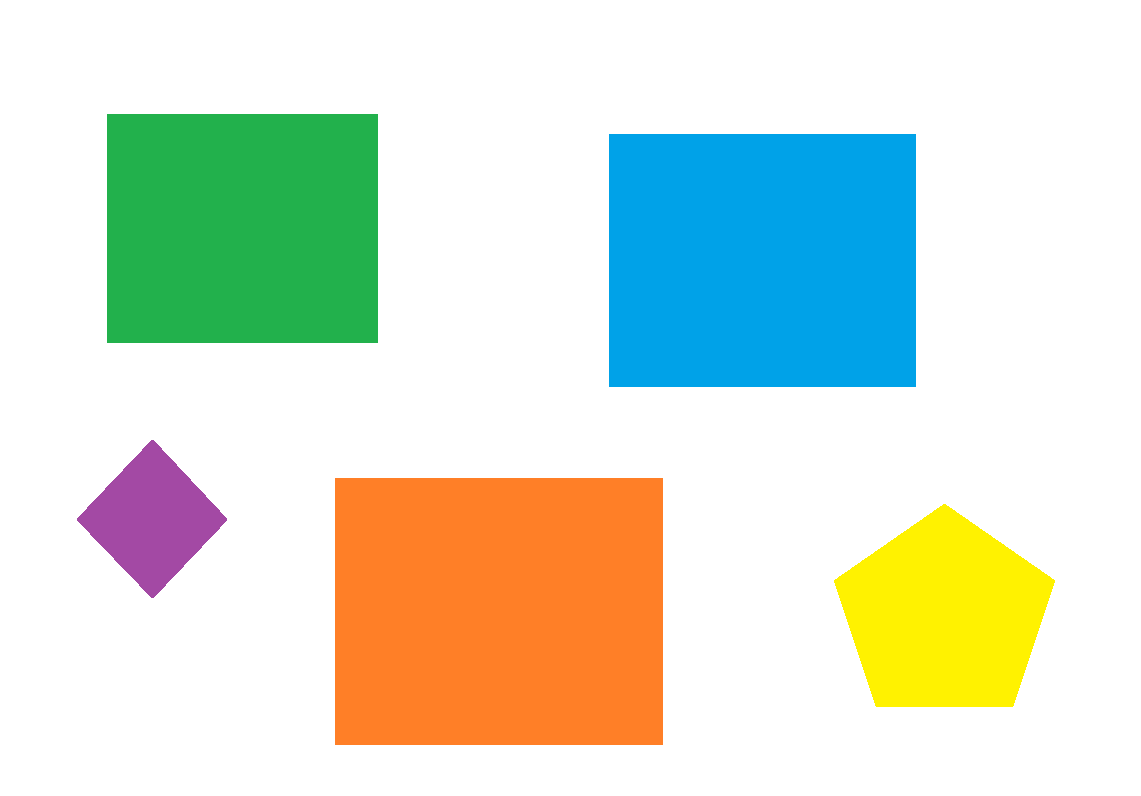
%> input picture test2.png, 1141 x 796 px
$ octave Program.m   (GNU Octave 9; MATLAB toolbox functions it lacks are replaced by stand-ins)
%> lines starting %> are read from the running program, lines starting %| are printed output that depends on the picture; in (x1, y1, x2, y2) boxes, pixels count from 0 and x2, y2 are one past the last pixel; in counts of white or black regions, pixels touching at a corner belong together; the program's own positions count from 1
%> further down, I is the input picture: size 796x1141x3 uint8; mean R, G, B 216.9, 226.5, 210
### createMask.m
function [BW,maskedRGBImage] = createMask(RGB,color)
%> called with color = 'ORANGE'
%  The segmentation mask is returned in BW, and a composite of the mask and
%  original RGB images is returned in maskedRGBImage.

% Convert RGB image to chosen color space
I = rgb2hsv(RGB);
%> I: size 796x1141x3 double; mean H, S, V 0.0963, 0.264, 0.967

if color == "RED"
    % Define thresholds for Hue
    hueMin = 0.942;
    hueMax = 0.042;

    % Define thresholds for Saturation
    saturationMin = 0.000;
    saturationMax = 1.000;

    % Define thresholds for Value
    valueMin = 0.000;
    valueMax = 1.000;

    % Create mask based on chosen histogram thresholds
    sliderBW = ( (I(:,:,1) >= hueMin) | (I(:,:,1) <= hueMax) ) & ...
        (I(:,:,2) >=saturationMin ) & (I(:,:,2) <=saturationMax) & ...
        (I(:,:,3) >= valueMin ) & (I(:,:,3) <= valueMax);
    BW = sliderBW;
end

if color == "ORANGE"
    hueMin = 1.000;
    hueMax = 0.133;

    % Define thresholds for Saturation
    saturationMin = 0.000;
    saturationMax = 1.000;

    % Define thresholds for Value
    valueMin = 0.000;
    valueMax = 1.000;

    % Create mask based on chosen histogram thresholds
    sliderBW = ( (I(:,:,1) >= hueMin) | (I(:,:,1) <= hueMax) ) & ...
        (I(:,:,2) >=saturationMin ) & (I(:,:,2) <=saturationMax) & ...
        (I(:,:,3) >= valueMin ) & (I(:,:,3) <= valueMax);
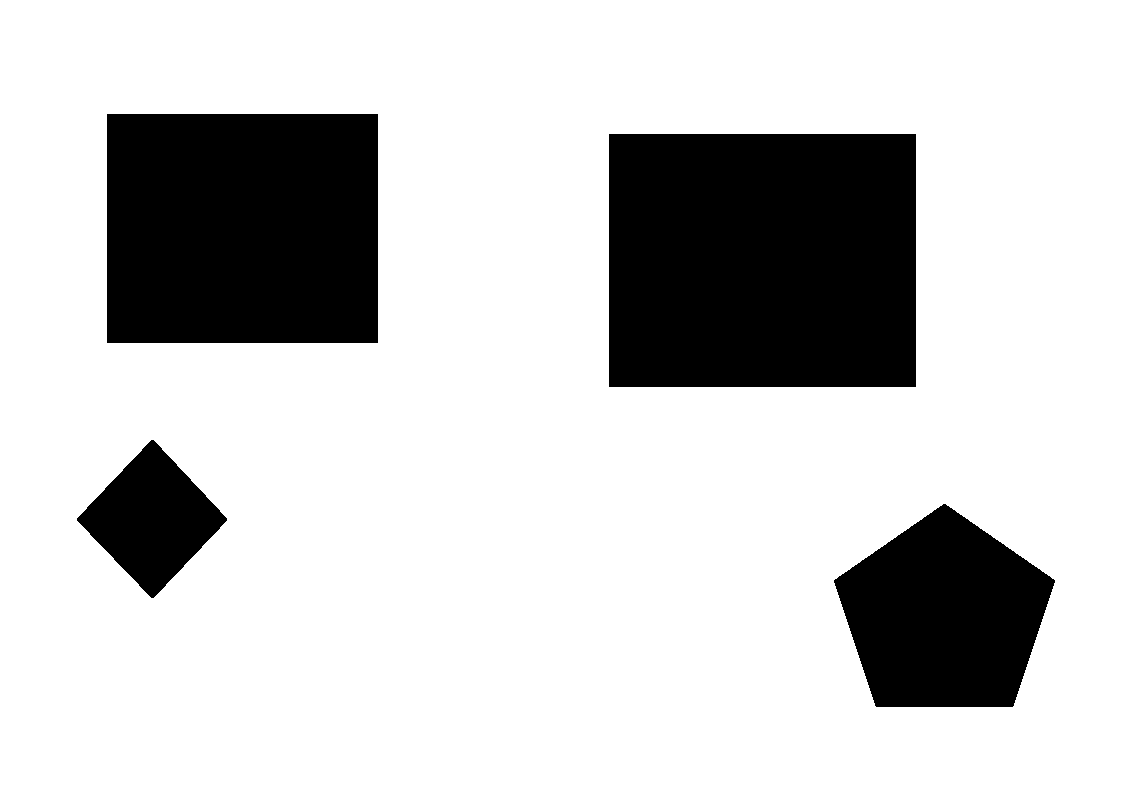
%> sliderBW: size 796x1141 logical; 79.8% white; 4 black regions, box (x1, y1, x2, y2) and area: (609, 134, 916, 387) 77671, (107, 114, 378, 343) 62059, (834, 504, 1055, 707) 31238, (77, 440, 227, 598) 12172
    BW = sliderBW;
end

if color == "YELLOW"
    % Define thresholds for Hue
    hueMin = 0.140;
    hueMax = 0.228;

    % Define thresholds for Saturation
    saturationMin = 0.000;
    saturationMax = 1.000;

    % Define thresholds for Value
    valueMin = 0.000;
    valueMax = 1.000;

    % Create mask based on chosen histogram thresholds
    sliderBW = (I(:,:,1) >= hueMin ) & (I(:,:,1) <= hueMax) & ...
        (I(:,:,2) >=saturationMin ) & (I(:,:,2) <=saturationMax) & ...
        (I(:,:,3) >= valueMin ) & (I(:,:,3) <= valueMax);

    BW = sliderBW;

end

if color == "GREEN"

    % Define thresholds for Hue
    hueMin = 0.213;
    hueMax = 0.487;

    % Define thresholds for Saturation
    saturationMin = 0.000;
    saturationMax = 1.000;

    % Define thresholds for Value
    valueMin = 0.000;
    valueMax = 1.000;

    % Create mask based on chosen histogram thresholds
    sliderBW = (I(:,:,1) >= hueMin ) & (I(:,:,1) <= hueMax) & ...
        (I(:,:,2) >=saturationMin ) & (I(:,:,2) <=saturationMax) & ...
        (I(:,:,3) >= valueMin ) & (I(:,:,3) <= valueMax);
    BW = sliderBW;
end

if color == "BLUE"
    hueMin = 0.494;
    hueMax = 0.782;

    % Define thresholds for Saturation
    saturationMin = 0.000;
    saturationMax = 1.000;

    % Define thresholds for Value
    valueMin = 0.000;
    valueMax = 1.000;

    % Create mask based on chosen histogram thresholds
    sliderBW = (I(:,:,1) >= hueMin ) & (I(:,:,1) <= hueMax) & ...
        (I(:,:,2) >=saturationMin ) & (I(:,:,2) <=saturationMax) & ...
        (I(:,:,3) >= valueMin ) & (I(:,:,3) <= valueMax);
    BW = sliderBW;
end

if color == "VIOLET"
    % Define thresholds for Hue
    hueMin = 0.768;
    hueMax = 0.942;

    % Define thresholds for Saturation
    saturationMin = 0.000;
    saturationMax = 1.000;

    % Define thresholds for Value
    valueMin = 0.000;
    valueMax = 1.000;

    % Create mask based on chosen histogram thresholds
    sliderBW = (I(:,:,1) >= hueMin ) & (I(:,:,1) <= hueMax) & ...
        (I(:,:,2) >= saturationMin ) & (I(:,:,2) <= saturationMax) & ...
        (I(:,:,3) >= valueMin ) & (I(:,:,3) <= valueMax);
    BW = sliderBW;
end

% Initialize output masked image based on input image.
maskedRGBImage = RGB;

% Set background pixels where BW is false to zero.
maskedRGBImage(repmat(~BW,[1 1 3])) = 0;
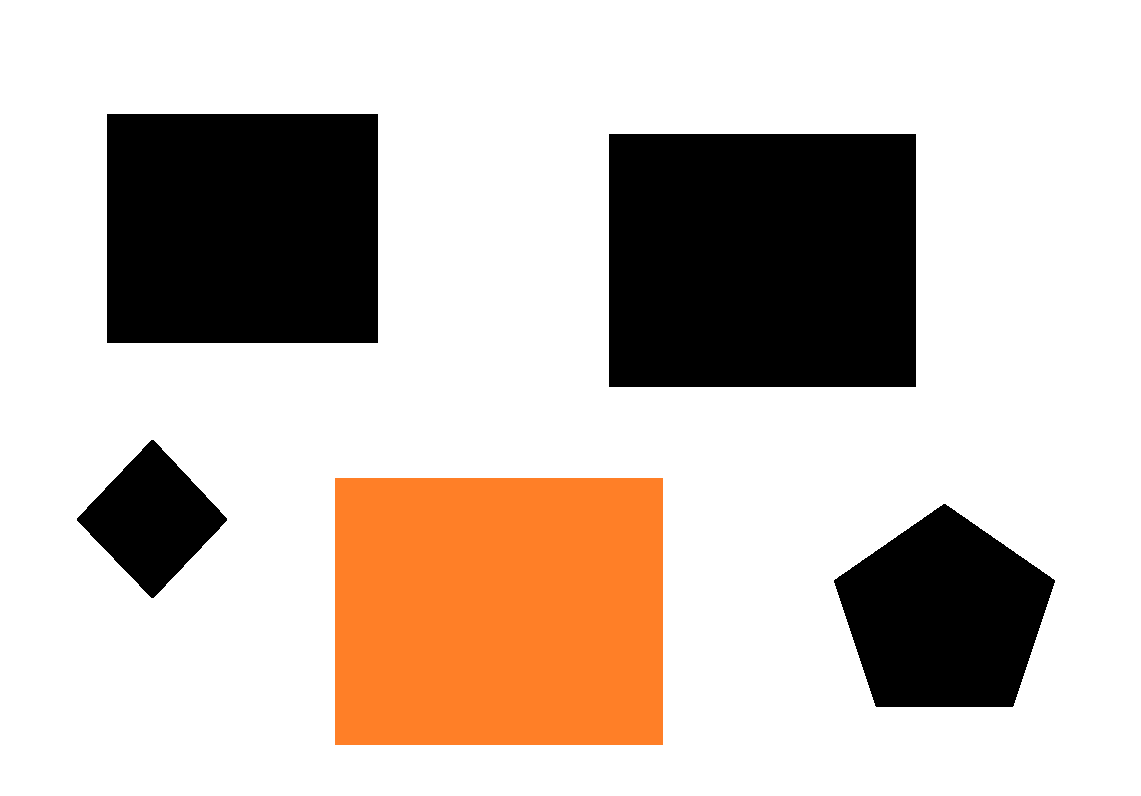
%> maskedRGBImage: size 796x1141x3 uint8; mean R, G, B 203.6, 191.2, 182.8

end

### Program.m
% read the original image
I = imread('test2.png');


% colors = ["RED","ORANGE","YELLOW","GREEN","BLUE","VIOLET"];

% set color to filter
color = "ORANGE";

% call createMask function to get the mask and the filtered image
[BW,maskedRGBImage] = createMask(I,color);

% plot the original image, mask and filtered image all in one figure
subplot(1,3,1);imshow(I);title('Original Image');
subplot(1,3,2);imshow(BW);title('Mask');
subplot(1,3,3);imshow(maskedRGBImage);title('Filtered Image');

$ run again, with UI.png copied over test2.png
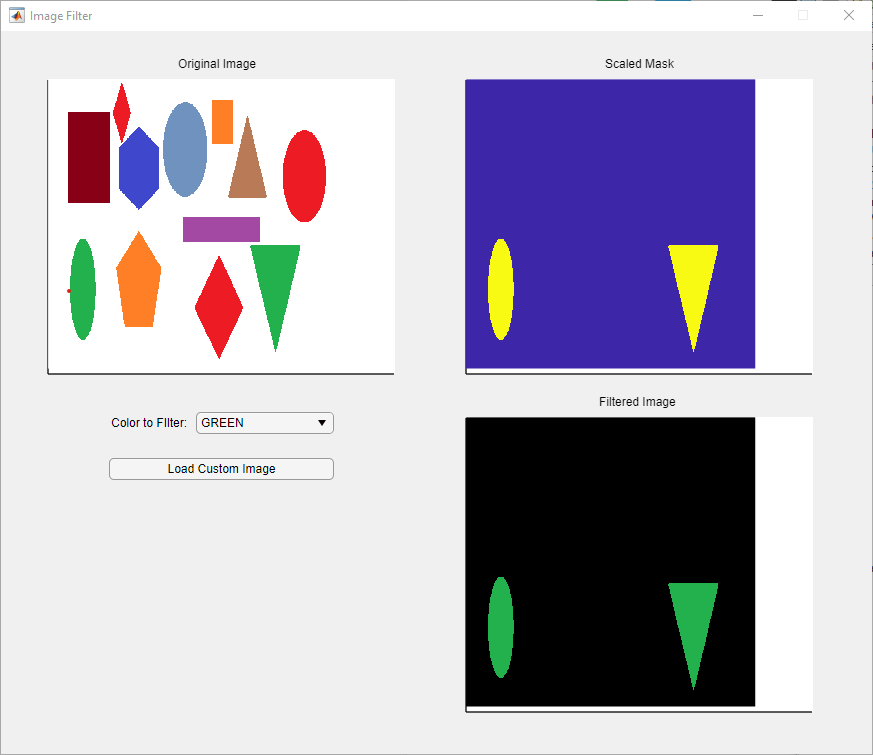
%> input picture UI.png, 873 x 755 px
%> I is the input picture: size 755x873x3 uint8; mean R, G, B 186.3, 181.8, 194.8
%> I: size 755x873x3 double; mean H, S, V 0.117, 0.139, 0.793
%> in createMask, `sliderBW = ( (I(:,:,1) >= hueMin) | (I(:,:,1) <= hueMax) ) & (I(:,:,2)..`:
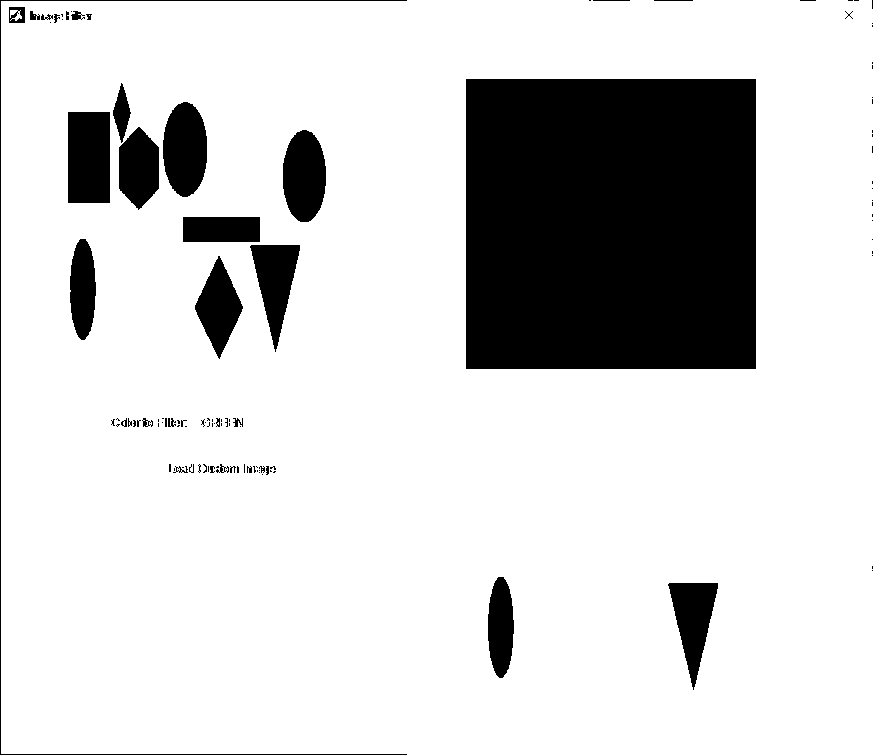
%> sliderBW: size 755x873 logical; 82.6% white; 111 black regions (76 under 20 px), largest, box (x1, y1, x2, y2) and area: (466, 79, 756, 369) 84100, (68, 112, 110, 203) 3822, (163, 102, 207, 197) 3299
%> in createMask, `maskedRGBImage(repmat(~BW,[1 1 3])) = 0;`:
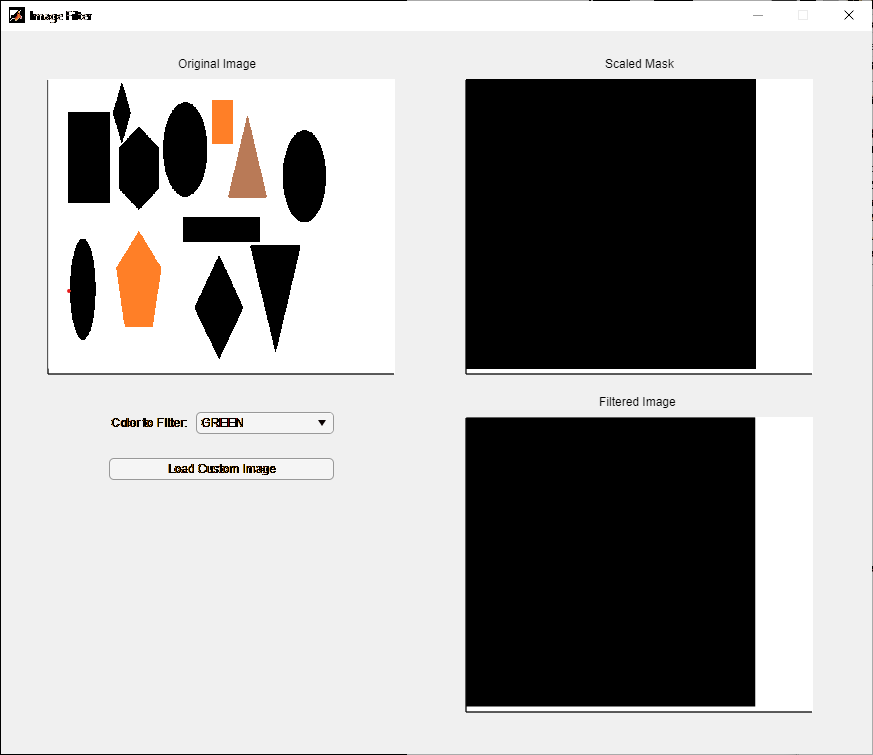
%> maskedRGBImage: size 755x873x3 uint8; 17.37% of pixels changed, all inside (x1, y1, x2, y2) = (0, 0, 873, 755)
